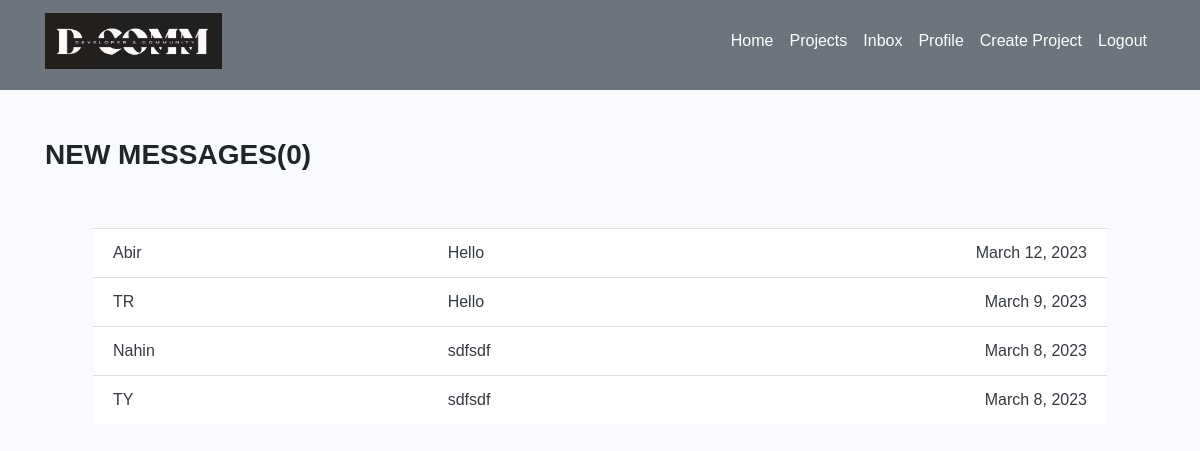
The app's page /inbox (signed in) with its own data.
### users/models.py (models this page shows, shortened)
class Message(models.Model):
    sender = models.ForeignKey(Profile,on_delete=models.SET_NULL,null=True,blank=True)
    recipient = models.ForeignKey(Profile,on_delete=models.SET_NULL,null=True,blank=True,related_name="messages")
    name = models.CharField(max_length=200,null=True,blank=True)
    is_read = models.BooleanField(default=False,null=True)
    email = models.EmailField(max_length=200,null=True,blank=True)
    subject = models.CharField(max_length=200,null=True,blank=True)
    body = models.TextField(max_length=200,null=True,blank=True)
    created = models.DateField(auto_now_add=True)
    id = models.UUIDField(default=uuid.uuid4,unique=True,primary_key=True,editable=False)
    class Meta:
        ordering = ['is_read', '-created']

### users/views.py (the view)
# urls.py: path('inbox',inbox,name='inbox'),
@login_required(login_url="login")
def inbox(request):
    profile = request.user.profile
    messageRequests = profile.messages.all()
    unreadCount = messageRequests.filter(is_read=False).count()
    context = {'messageRequests':messageRequests,"unread":unreadCount}
    return render(request,'users/messages.html',context)

### users/templates/users/messages.html (shortened to what this page needs)
{% extends 'basic.html' %}
 {% load static %}
 {% block body %}
<section class="mt-5 container">
  <h3 class="font-weight-bold">NEW MESSAGES({{unread}})</h3>
  <ul class="list-group list-group-flush p-5">
    {% for m in messageRequests %}
    <div class="">
        {% if m.is_read == False %}
            <li class="list-group-item font-weight-bold">
        {% else %}
            <li class="list-group-item text-muted disabled">
        {% endif %}
        <a class="text-dark" href="{% url 'viewMessage' m.id %}">
          <div class="row">
            <div class="col-md-4"><span>{{m.name}}</span></div>
            <div class="col-md-4 "><span>{{m.subject}}</span></div>
            <div class="col-md-4 d-flex justify-content-end">
              <span>{{m.created}}</span>
            </div>
          </div>
        </a>
      </li>
    </div>
    {% endfor %}
  </ul>
</section>
{% endblock body %}

### static/styles/style.css (style rules this page uses)
body { font-family: inherit !important; }
a:link { text-decoration: none !important; }

### records on screen
Message: name "Abir", subject "Hello", created "March 12, 2023"
Message: name "TR", subject "Hello", created "March 9, 2023"
Message: name "Nahin", subject "sdfsdf", created "March 8, 2023"
Message: name "TY", subject "sdfsdf", created "March 8, 2023"

### other values on screen
{{ unread }} "0"
